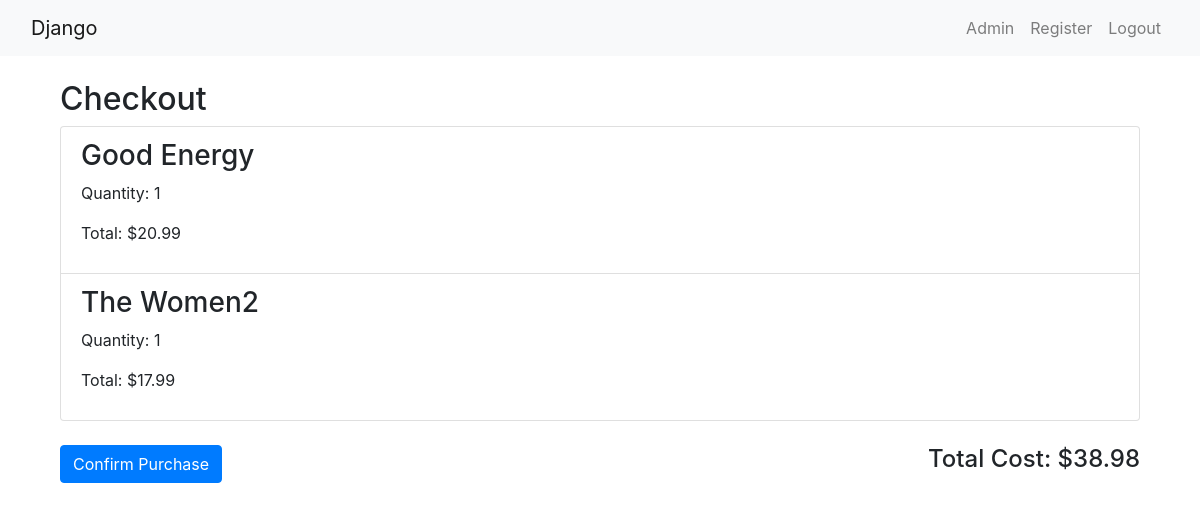
Page /basic_app/checkout/ (signed in) on the committed database.
### basic_app/models.py (models this page shows, shortened)
class CartItem(models.Model):
    cart = models.ForeignKey(Cart, on_delete=models.CASCADE)
    book = models.ForeignKey(Book, on_delete=models.CASCADE)
    quantity = models.PositiveIntegerField(default=1)
    def total_price(self):
        return self.quantity * self.book.price

class Book(models.Model):
    title = models.CharField(max_length=100)
    author = models.CharField(max_length=100)
    description = RichTextField()
    price = models.DecimalField(max_digits=6, decimal_places=2)
    publication_date = models.DateField()

### basic_app/views.py (the view)
# urls.py: path('checkout/', views.checkout, name='checkout'),
@login_required
def checkout(request):
    cart = get_object_or_404(Cart, user=request.user)
    cart_items = CartItem.objects.filter(cart=cart)
    total_cost = sum(item.total_price() for item in cart_items)
    if request.method == 'POST':
        cart_items.delete()  # Clear the cart after checkout
        return redirect(reverse('index'))
    return render(request, 'basic_app/checkout.html', {'cart_items': cart_items, 'total_cost': total_cost})

### templates/basic_app/checkout.html (shortened to what this page needs)
{% extends 'basic_app/base.html' %}
{% block body_block %}
<div class="container mt-4">
    <h2>Checkout</h2>
    <ul class="list-group">
        {% for item in cart_items %}
            <li class="list-group-item d-flex justify-content-between align-items-center">
                <div>
                    <h3>{{ item.book.title }}</h3>
                    <p>Quantity: {{ item.quantity }}</p>
                    <p>Total: ${{ item.total_price }}</p>
                </div>
            </li>
        {% endfor %}
    </ul>
    <div  class="d-flex justify-content-between mt-4">
        <form method="post">
            <button type="submit" class="btn btn-primary">Confirm Purchase</button>
        </form>
        <div class="align-self-center">
            <h4>Total Cost: ${{ total_cost }}</h4>
        </div>
    </div>
</div>
{% endblock %}

### rows in the picture
CartItem: book "Good Energy", quantity "1", total_price "20.99"
CartItem: book "The Women2", quantity "1", total_price "17.99"

### other values in the picture
{{ total_cost }} "38.98"
